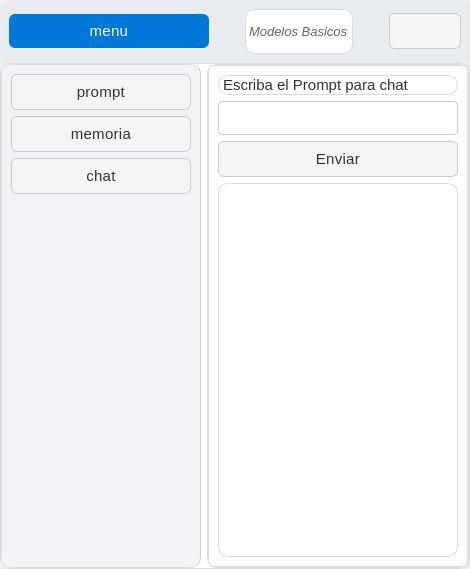
<?xml version="1.0" encoding="UTF-8"?>
<ui version="4.0">
 <class>Dialog</class>
 <widget class="QDialog" name="Dialog">
  <property name="geometry">
   <rect>
    <x>0</x>
    <y>0</y>
    <width>470</width>
    <height>569</height>
   </rect>
  </property>
  <property name="windowTitle">
   <string>Dialog</string>
  </property>
  <property name="styleSheet">
   <string notr="true">/* === Estilo general === */
QMainWindow {
    background-color: #f6f7fb;
    color: #333333;
    font-family: &quot;Segoe UI Variable&quot;, &quot;Roboto&quot;, &quot;Open Sans&quot;, sans-serif;
    font-size: 16px;
    font-weight: 300; /* Más delgada */
}

/* === Frames === */
QFrame {
    background-color: #ffffff;
    border-radius: 10px;
    border: 1px solid #dcdcdc;
}

/* Barra superior */
#frame_superior {
    background-color: #e8ecf1;
    border: none;
}

/* Panel lateral */
#frame_lateral {
    background-color: #f1f3f6;
    border-right: 1px solid #d1d1d1;
}

/* Área principal */
#frame_paginas {
    background-color: #ffffff;
}

/* === Botones === */
QPushButton {
    background-color: #f5f5f5;
    color: #333333;
    border: 1px solid #cccccc;
    border-radius: 6px;
    padding: 8px 14px;
    font-weight: 400;
    font-size: 15px;
    letter-spacing: 0.3px;
}

QPushButton:hover {
    background-color: #0078d7;
    color: #ffffff;
    border: 1px solid #0078d7;
}

QPushButton:pressed {
    background-color: #005a9e;
    color: #ffffff;
    border: 1px solid #005a9e;
}

/* Botón principal (Menú) */
#boton_menu {
    background-color: #0078d7;
    color: white;
    border: none;
    font-weight: 400;
}
#boton_menu:hover {
    background-color: #006cbe;
}
#boton_menu:pressed {
    background-color: #005a9e;
}

/* Botón salir */
#boton_salir {
    background-color: #e74c3c;
    color: white;
    border: none;
}
#boton_salir:hover {
    background-color: #c0392b;
}
#boton_salir:pressed {
    background-color: #a93226;
}

/* === Campos de texto === */
QLineEdit {
    background-color: #ffffff;
    color: #333333;
    border: 1px solid #cccccc;
    border-radius: 4px;
    padding: 6px 8px;
    font-size: 15px;
    font-weight: 300;
}

QLineEdit:focus {
    border: 1px solid #0078d7;
    background-color: #f9fcff;
}

/* === Labels === */
QLabel {
    color: #333333;
    font-weight: 300;
    font-size: 15px;
}

/* Label inferior o secundario */
#label {
    color: #666666;
    font-size: 13px;
    font-style: italic;
}

/* === Stacked Widget === */
QStackedWidget {
    background-color: #ffffff;
    border: 1px solid #dcdcdc;
    border-radius: 6px;
}

/* === Scrollbars === */
QScrollBar:vertical {
    border: none;
    background: #f0f0f0;
    width: 10px;
    border-radius: 4px;
}
QScrollBar::handle:vertical {
    background: #cccccc;
    min-height: 20px;
    border-radius: 4px;
}
QScrollBar::handle:vertical:hover {
    background: #0078d7;
}
QScrollBar::add-line:vertical,
QScrollBar::sub-line:vertical {
    height: 0;
}

/* === Layouts === */
QVBoxLayout, QHBoxLayout {
    spacing: 10px;
}

/* === Botones laterales === */
#boton_agregar, #boton_buscar, #boton_actualizar, #boton_eliminar, #boton_consultar {
    background-color: #ffffff;
    border: 1px solid #cccccc;
    color: #333333;
    font-weight: 400;
    font-size: 15px;
}

#boton_agregar:hover, 
#boton_buscar:hover, 
#boton_actualizar:hover, 
#boton_eliminar:hover,
#boton_consultar:hover {
    background-color: #e8f0fe;
    border: 1px solid #0078d7;
    color: #0078d7;
}

#boton_agregar:pressed, 
#boton_buscar:pressed, 
#boton_actualizar:pressed, 
#boton_eliminar:pressed ,
#boton_consultar:pressed{
    background-color: #cce0ff;
}

/* === Tooltips === */
QToolTip {
    background-color: #ffffff;
    color: #333333;
    border: 1px solid #0078d7;
    padding: 6px;
    border-radius: 4px;
    font-size: 14px;
}</string>
  </property>
  <layout class="QVBoxLayout" name="verticalLayout" stretch="1,8">
   <property name="spacing">
    <number>0</number>
   </property>
   <property name="leftMargin">
    <number>0</number>
   </property>
   <property name="topMargin">
    <number>0</number>
   </property>
   <property name="rightMargin">
    <number>0</number>
   </property>
   <property name="bottomMargin">
    <number>0</number>
   </property>
   <item>
    <widget class="QFrame" name="frame_superior">
     <property name="frameShape">
      <enum>QFrame::StyledPanel</enum>
     </property>
     <property name="frameShadow">
      <enum>QFrame::Raised</enum>
     </property>
     <layout class="QHBoxLayout" name="horizontalLayout">
      <item>
       <widget class="QPushButton" name="boton_menu">
        <property name="minimumSize">
         <size>
          <width>200</width>
          <height>0</height>
         </size>
        </property>
        <property name="maximumSize">
         <size>
          <width>200</width>
          <height>16777215</height>
         </size>
        </property>
        <property name="text">
         <string>menu</string>
        </property>
        <property name="icon">
         <iconset>
          <normaloff>../imagenes/boton_menu.png</normaloff>../imagenes/boton_menu.png</iconset>
        </property>
        <property name="iconSize">
         <size>
          <width>32</width>
          <height>32</height>
         </size>
        </property>
       </widget>
      </item>
      <item>
       <spacer name="horizontalSpacer">
        <property name="orientation">
         <enum>Qt::Horizontal</enum>
        </property>
        <property name="sizeHint" stdset="0">
         <size>
          <width>27</width>
          <height>20</height>
         </size>
        </property>
       </spacer>
      </item>
      <item>
       <widget class="QLabel" name="label">
        <property name="text">
         <string>Modelos Basicos</string>
        </property>
       </widget>
      </item>
      <item>
       <spacer name="horizontalSpacer_2">
        <property name="orientation">
         <enum>Qt::Horizontal</enum>
        </property>
        <property name="sizeHint" stdset="0">
         <size>
          <width>26</width>
          <height>20</height>
         </size>
        </property>
       </spacer>
      </item>
      <item>
       <widget class="QPushButton" name="boton_cerrar">
        <property name="text">
         <string/>
        </property>
        <property name="icon">
         <iconset>
          <normaloff>../imagenes/boton_cerrar.png</normaloff>../imagenes/boton_cerrar.png</iconset>
        </property>
        <property name="iconSize">
         <size>
          <width>32</width>
          <height>32</height>
         </size>
        </property>
       </widget>
      </item>
     </layout>
    </widget>
   </item>
   <item>
    <widget class="QFrame" name="frame_central">
     <property name="frameShape">
      <enum>QFrame::StyledPanel</enum>
     </property>
     <property name="frameShadow">
      <enum>QFrame::Raised</enum>
     </property>
     <layout class="QHBoxLayout" name="horizontalLayout_2">
      <property name="leftMargin">
       <number>0</number>
      </property>
      <property name="topMargin">
       <number>0</number>
      </property>
      <property name="rightMargin">
       <number>0</number>
      </property>
      <property name="bottomMargin">
       <number>0</number>
      </property>
      <item>
       <widget class="QFrame" name="frame_lateral">
        <property name="minimumSize">
         <size>
          <width>200</width>
          <height>0</height>
         </size>
        </property>
        <property name="maximumSize">
         <size>
          <width>0</width>
          <height>16777215</height>
         </size>
        </property>
        <property name="frameShape">
         <enum>QFrame::StyledPanel</enum>
        </property>
        <property name="frameShadow">
         <enum>QFrame::Raised</enum>
        </property>
        <layout class="QVBoxLayout" name="verticalLayout_2">
         <item>
          <widget class="QPushButton" name="boton_prompt">
           <property name="text">
            <string>prompt</string>
           </property>
          </widget>
         </item>
         <item>
          <widget class="QPushButton" name="boton_memoria">
           <property name="text">
            <string>memoria</string>
           </property>
          </widget>
         </item>
         <item>
          <widget class="QPushButton" name="boton_chat">
           <property name="text">
            <string>chat</string>
           </property>
          </widget>
         </item>
         <item>
          <spacer name="verticalSpacer">
           <property name="orientation">
            <enum>Qt::Vertical</enum>
           </property>
           <property name="sizeHint" stdset="0">
            <size>
             <width>20</width>
             <height>353</height>
            </size>
           </property>
          </spacer>
         </item>
        </layout>
       </widget>
      </item>
      <item>
       <widget class="QFrame" name="frame_paginas">
        <property name="frameShape">
         <enum>QFrame::StyledPanel</enum>
        </property>
        <property name="frameShadow">
         <enum>QFrame::Raised</enum>
        </property>
        <layout class="QVBoxLayout" name="verticalLayout_3">
         <property name="spacing">
          <number>0</number>
         </property>
         <property name="leftMargin">
          <number>0</number>
         </property>
         <property name="topMargin">
          <number>0</number>
         </property>
         <property name="rightMargin">
          <number>0</number>
         </property>
         <property name="bottomMargin">
          <number>0</number>
         </property>
         <item>
          <widget class="QStackedWidget" name="stackedWidget">
           <property name="currentIndex">
            <number>2</number>
           </property>
           <widget class="QWidget" name="page_prompt">
            <layout class="QVBoxLayout" name="verticalLayout_4">
             <item>
              <widget class="QLabel" name="label_2">
               <property name="text">
                <string>Escriba el Prompt</string>
               </property>
              </widget>
             </item>
             <item>
              <widget class="QLineEdit" name="imput_prompt"/>
             </item>
             <item>
              <widget class="QPushButton" name="boton_enviar">
               <property name="text">
                <string>Enviar</string>
               </property>
              </widget>
             </item>
             <item>
              <widget class="QTextEdit" name="output_response"/>
             </item>
            </layout>
           </widget>
           <widget class="QWidget" name="page_memoria">
            <layout class="QVBoxLayout" name="verticalLayout_5">
             <item>
              <widget class="QLabel" name="label_3">
               <property name="text">
                <string>Escriba el Prompt para historial</string>
               </property>
              </widget>
             </item>
             <item>
              <widget class="QLineEdit" name="imput_prompt_2"/>
             </item>
             <item>
              <widget class="QPushButton" name="boton_enviar_2">
               <property name="text">
                <string>Enviar</string>
               </property>
              </widget>
             </item>
             <item>
              <widget class="QTextEdit" name="output_response_2"/>
             </item>
            </layout>
           </widget>
           <widget class="QWidget" name="page_chat">
            <layout class="QVBoxLayout" name="verticalLayout_6">
             <item>
              <widget class="QLabel" name="label_4">
               <property name="text">
                <string>Escriba el Prompt para chat</string>
               </property>
              </widget>
             </item>
             <item>
              <widget class="QLineEdit" name="imput_prompt_3"/>
             </item>
             <item>
              <widget class="QPushButton" name="boton_enviar_3">
               <property name="text">
                <string>Enviar</string>
               </property>
              </widget>
             </item>
             <item>
              <widget class="QTextEdit" name="output_response_3"/>
             </item>
            </layout>
           </widget>
          </widget>
         </item>
        </layout>
       </widget>
      </item>
     </layout>
    </widget>
   </item>
  </layout>
 </widget>
 <resources/>
 <connections/>
</ui>
